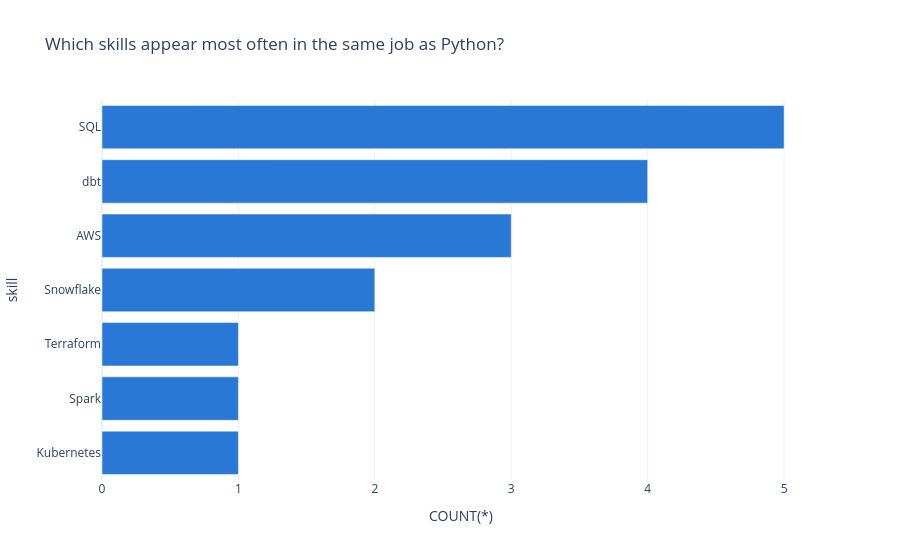

This figure's notebook cell:
### Markdown cell above
### More complex questions

### Code cell
ask_and_chart("Which skills appear most often in the same job as Python?")

### Figure 1 — Plotly figure (JSON) as saved in the notebook; plotly's stock layout.template omitted (floating-point values rounded to 4 significant figures)
{"data": [{"hovertemplate": "COUNT(*)=%{x}<br>skill=%{y}<extra></extra>", "legendgroup": "", "marker": {"color": "#2a78d6", "pattern": {"shape": ""}}, "name": "", "orientation": "h", "showlegend": false, "textposition": "auto", "type": "bar", "x": [1, 1, 1, 2, 3, 4, 5], "xaxis": "x", "y": ["Kubernetes", "Spark", "Terraform", "Snowflake", "AWS", "dbt", "SQL"], "yaxis": "y"}], "layout": {"barmode": "relative", "legend": {"tracegroupgap": 0}, "title": {"text": "Which skills appear most often in the same job as Python?"}, "xaxis": {"anchor": "y", "domain": [0, 1], "title": {"text": "COUNT(*)"}}, "yaxis": {"anchor": "x", "domain": [0, 1], "title": {"text": "skill"}}}}
